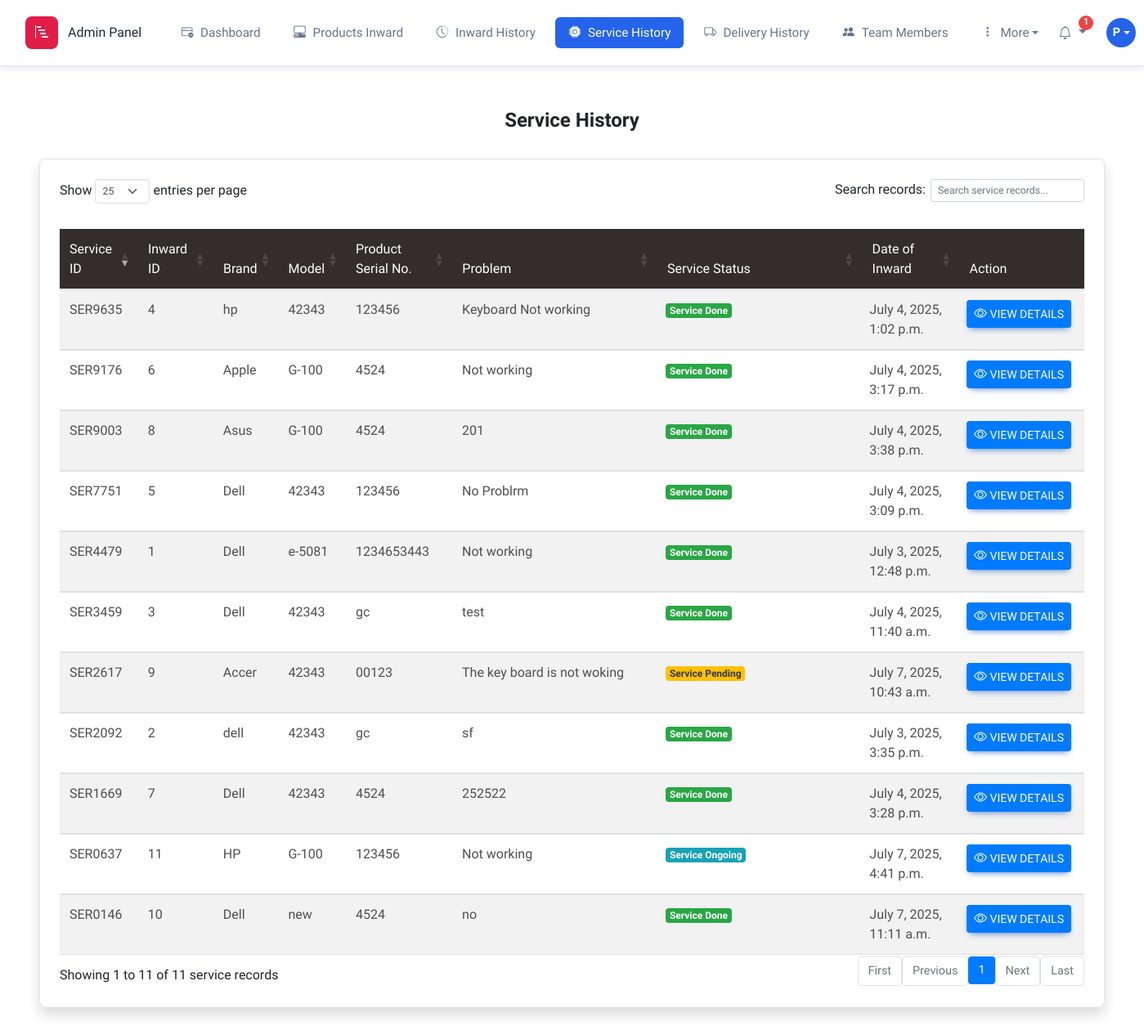
/serviceHistory/ (signed in), run on an earlier commit of the app's database.
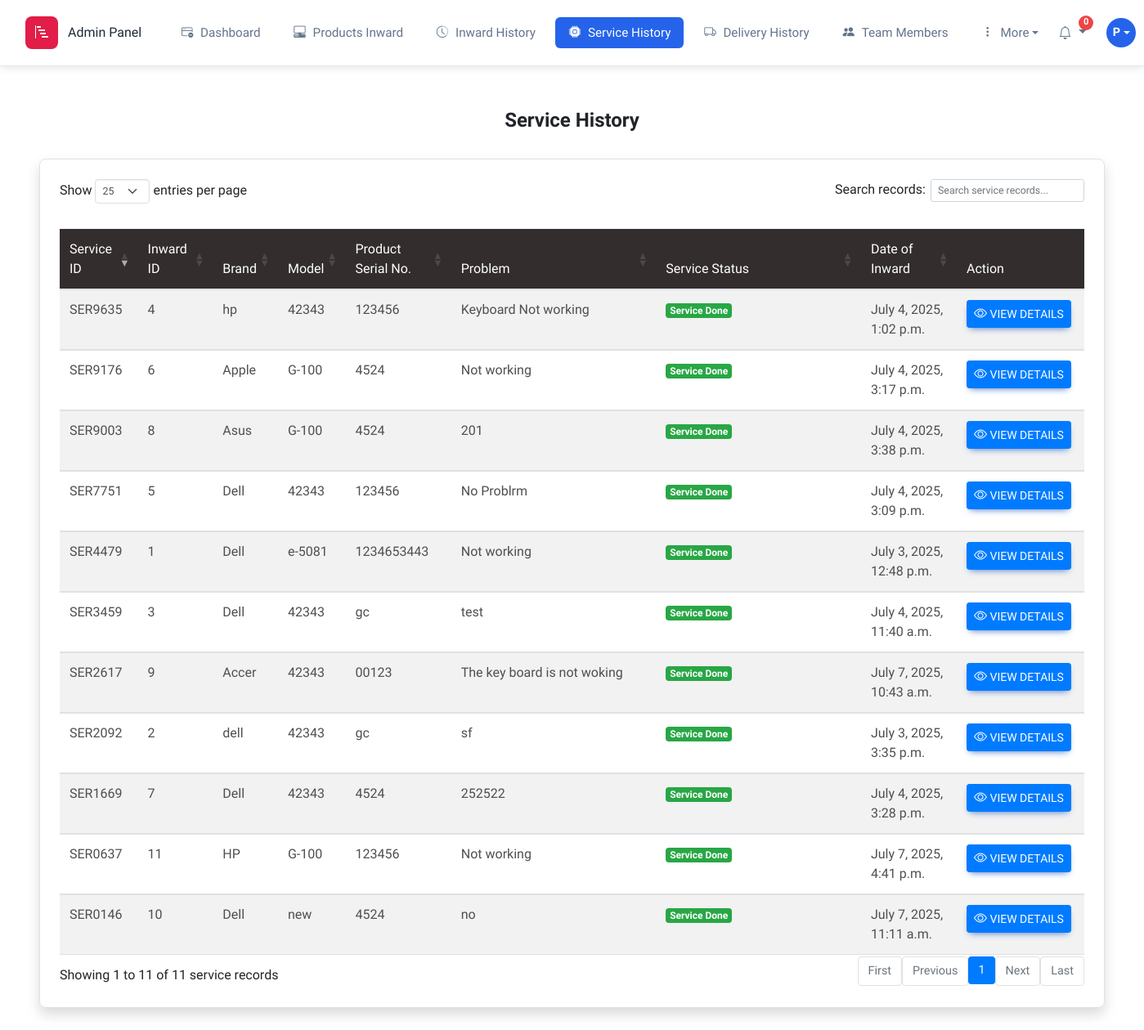
And on a later commit of the database.
### mainapp/models.py (models this page shows, shortened)
class Service(models.Model):
    service_id = models.CharField(max_length=7, unique=True, editable=False)
    component = models.CharField(max_length=100, null=True)
    serviceRemark = models.CharField(max_length=100, null=True,blank=True)
    serviceStatus = models.CharField(max_length=30, null=True,blank=True)
    serviceCost = models.FloatField(default=0)
    serviceDate = models.DateField(auto_now=True)
    serviceTechnician = models.ForeignKey(Team, on_delete=models.SET_NULL, null=True, related_name='serviceTechnician')
    product = models.ForeignKey(ProductInward, on_delete=models.SET_NULL, null=True ,related_name='service')

class ProductInward(models.Model):
    serialNo = models.CharField(max_length=100)
    brand = models.CharField(max_length=50)
    model = models.CharField(max_length=50)
    problem = models.TextField()
    remark = models.TextField()
    inwardDate = models.DateTimeField(auto_now_add=True)
    commitmentDate = models.DateField()
    productStatus = models.CharField(max_length=30)
    productChecked = models.BooleanField(default=False)
    customer = models.ForeignKey(Customer, on_delete=models.SET_NULL, null=True ,related_name='product_inward')

### mainapp/views.py (the view)
# urls.py: path('serviceHistory/', views.serviceHistory, name='serviceHistory'),
@login_required
def serviceHistory(request):
    if request.user.is_superuser:
        service = Service.objects.all().order_by('-id')
    else:
        service = Service.objects.filter(serviceTechnician__user = request.user).order_by('-id')
    context = {
        'service' : service,
    }
    return render(request, 'serviceHistory.html', context)

### mainapp/context_processors.py (called while the page is built)
def notification_context(request):
    context = {
        'notifications': None,
        'unread_count': 0,
        'unread_notifications': None,
        'recent_notifications': None,
    }
    if request.user.is_authenticated:
        notifications = Notification.objects.filter(user=request.user)
        unread_notifications = notifications.filter(is_read=False)
        unread_count = unread_notifications.count()
        recent_notifications = notifications.order_by('-created_at')[:10]
        context.update({
            'notifications': notifications,
            'unread_count': unread_count,
            'unread_notifications': unread_notifications,
            'recent_notifications': recent_notifications,
        })
    return context

### templates/serviceHistory.html (shortened to what this page needs)
{% extends 'base.html' %}
{% block body %}
<section class="service-history">
    <div class="container-fluid p-5">
        <div class="row mb-2">
            <div class="col-12">
                <p class="text-center h4 fw-bold mb-4 mx-1 mx-md-4 mt-1">Service History</p>
            </div>
        </div>
        <div class="container-fluid border shadow rounded-5 p-4">
            <div class="row">
                <div class="col-12">
                    <div class="table-responsive">
                        <table class="table table-striped table-hover w-100" id="ServiceTable">
                            <thead class="table-dark">
                                <tr>
                                    <th>Service ID</th>
                                    <th>Inward ID</th>
                                    <th>Brand</th>
                                    <th>Model</th>
                                    <th>Product Serial No.</th>
                                    <th>Problem</th>
                                    <th>Service Status</th>
                                    <th>Date of Inward</th>
                                    <th>Action</th>
                                </tr>
                            </thead>
                            <tbody id="service-table-body">
                                {% for service in service %}
                                <tr>
                                    <td>{{ service.service_id }}</td>
                                    <td>{{ service.product.id }}</td>
                                    <td>{{ service.product.brand }}</td>
                                    <td>{{ service.product.model }}</td>
                                    <td>{{ service.product.serialNo }}</td>
                                    <td>{{ service.product.problem }}</td>
                                    <td>
    {% if service.serviceStatus == 'Service Done' %}
        <span class="badge bg-success">Service Done</span>
    {% elif service.serviceStatus == 'Service Pending' %}
        <span class="badge bg-warning text-dark">Service Pending</span>
    {% elif service.serviceStatus == 'Service Ongoing' %}
        <span class="badge bg-info">Service Ongoing</span>
    {% elif service.serviceStatus == 'Sent For Service' %}
        <span class="badge bg-secondary">Sent For Service</span>
    {% elif service.serviceStatus == 'Delivered' %}
        <span class="badge bg-success">Delivered</span>
    {% elif service.serviceStatus == 'Components Not available' %}
        <span class="badge bg-danger">Components Not Available</span>
    {% else %}
        <span class="badge bg-light text-dark">{{ service.serviceStatus }}</span>
    {% endif %}
</td>
                                    <td>{{ service.product.inwardDate}}</td>
                                    <td>
                                        <a href="{% url 'serviceDetails' service.id %}" class="btn btn-sm btn-primary me-1">
                                            <i class="bi bi-eye"></i> View Details
                                        </a>
                                    </td>
                                </tr>
                                {% endfor %}
                            </tbody>
                        </table>
                    </div>
                </div>
            </div>
        </div>
    </div>
</section>
{% endblock body %}
{% block script %}
<link rel="stylesheet" href="https://cdn.datatables.net/1.13.6/css/dataTables.bootstrap5.min.css">
<link rel="stylesheet" href="https://cdn.datatables.net/buttons/2.4.2/css/buttons.bootstrap5.min.css">
<link rel="stylesheet" href="https://cdn.datatables.net/responsive/2.5.0/css/responsive.bootstrap5.min.css">
{% endblock script %}

### templates/base.html (shortened to what the changed rows need)
<!DOCTYPE html>
{% load static %}
<html lang="en">
<head>
    <link rel="stylesheet" href="https://cdnjs.cloudflare.com/ajax/libs/font-awesome/6.0.0/css/all.min.css" />
    <link rel="stylesheet" href="https://cdn.jsdelivr.net/npm/bootstrap-icons@1.13.1/font/bootstrap-icons.min.css">
    <link rel="stylesheet" href="{% static 'css/mdb.min.css' %}" />
    <link rel="stylesheet" href="{% static 'css/bootstrap.min.css' %}">
</head>
<body>
    {% url 'dashboard' as dashboard %}
    {% url 'inward' as inward %}
    {% url 'inwardHistory' as inwardHistory %}
    {% url 'Service' as Service %}
    {% url 'serviceHistory' as serviceHistory %}
    {% url 'deliveryHistory' as deliveryHistory %}
    {% url 'team' as team %}
    <header class="header sticky-top">
        {% if user.is_authenticated %}
        <nav class="navbar admin-navbar ">
            <div class="container-fluid">
                <div class="d-flex align-items-center justify-content-between w-100">
                    <a class="navbar-brand" href="{% url 'dashboard' %}">
                        <div class="brand-icon">
                            <i class="bi bi-bar-chart-steps"></i>
                        </div>
                        {% if request.user.is_superuser %}
                        <span>Admin Panel</span>
                        {% else %}
                        <span>Employee Panel</span>
                        {% endif %}
                    </a>
                    <div class="main-nav" id="mainNav">
                        <a href="{% url 'dashboard' %}"
                            class="nav-item-custom {% if request.path == dashboard %}active{% endif %}">
                            <i class="bi bi-window-dash"></i>
                            Dashboard
                        </a>
                        {% if request.user.is_superuser%}
                        <a href="{% url 'inward' %}"
                            class="nav-item-custom {% if request.path == inward %}active{% endif %}">
                            <i class="bi bi-pc-display-horizontal"></i>
                            Products Inward
                        </a>
                        <a href="{% url 'inwardHistory' %}"
                            class="nav-item-custom {% if request.path == inwardHistory %}active{% endif %}">
                            <i class="bi bi-clock-history"></i>
                            Inward History
                        </a>
                        {% endif %}
                        <a href="{% url 'serviceHistory' %}"
                            class="nav-item-custom {% if request.path == serviceHistory %}active{% endif %}">
                            <i class="bi bi-cpu-fill"></i>
                            Service History
                        </a>
                        <a href="{% url 'deliveryHistory' %}"
                            class="nav-item-custom {% if request.path == deliveryHistory %}active{% endif %}">
                            <i class="bi bi-truck"></i>
                            Delivery History
                        </a>
                        <a href="{% url 'team' %}"
                            class="nav-item-custom {% if request.path == team %}active{% endif %}">
                            <i class="bi bi-people-fill"></i>
                            Team Members
                        </a>
                        {% if request.user.is_superuser%}
                        <div class="dropdown">
                            <button class="nav-item-custom dropdown-toggle" type="button" data-bs-toggle="dropdown"
                                aria-expanded="false">
                                <i class="bi bi-three-dots-vertical"></i>
                                More
                            </button>
                        </div>
                        {% endif %}
                    </div>
                    <div class="right-section d-none d-lg-flex">
                        <div class="dropdown">
                            <button class="notification-btn dropdown-toggle" type="button" data-bs-toggle="dropdown"
                                aria-expanded="false">
                                <i class="bi bi-bell"></i>
                                <span class="notification-badge">{{ unread_count }}</span>
                            </button>
                        </div>
                        <div class="dropdown profile-dropdown">
                            <div class="profile-avatar dropdown-toggle" data-bs-toggle="dropdown" aria-expanded="false">
                                {{ user.first_name.0|default:"A" }}
                            </div>
                        </div>
                    </div>
                </div>
            </div>
        </nav>
        {% endif %}
    </header>
    {% block body %}
    {% endblock body %}
    {% block script %}{% endblock script %}
</body>
</html>

What changed in the data, as far as the page shows it:
changed Service "SER0637": serviceStatus "Service Ongoing" → "Service Done"
changed Service "SER2617": serviceStatus "Service Pending" → "Service Done"
Also different on the page:
{{ unread_count }}: "1" → "0"
